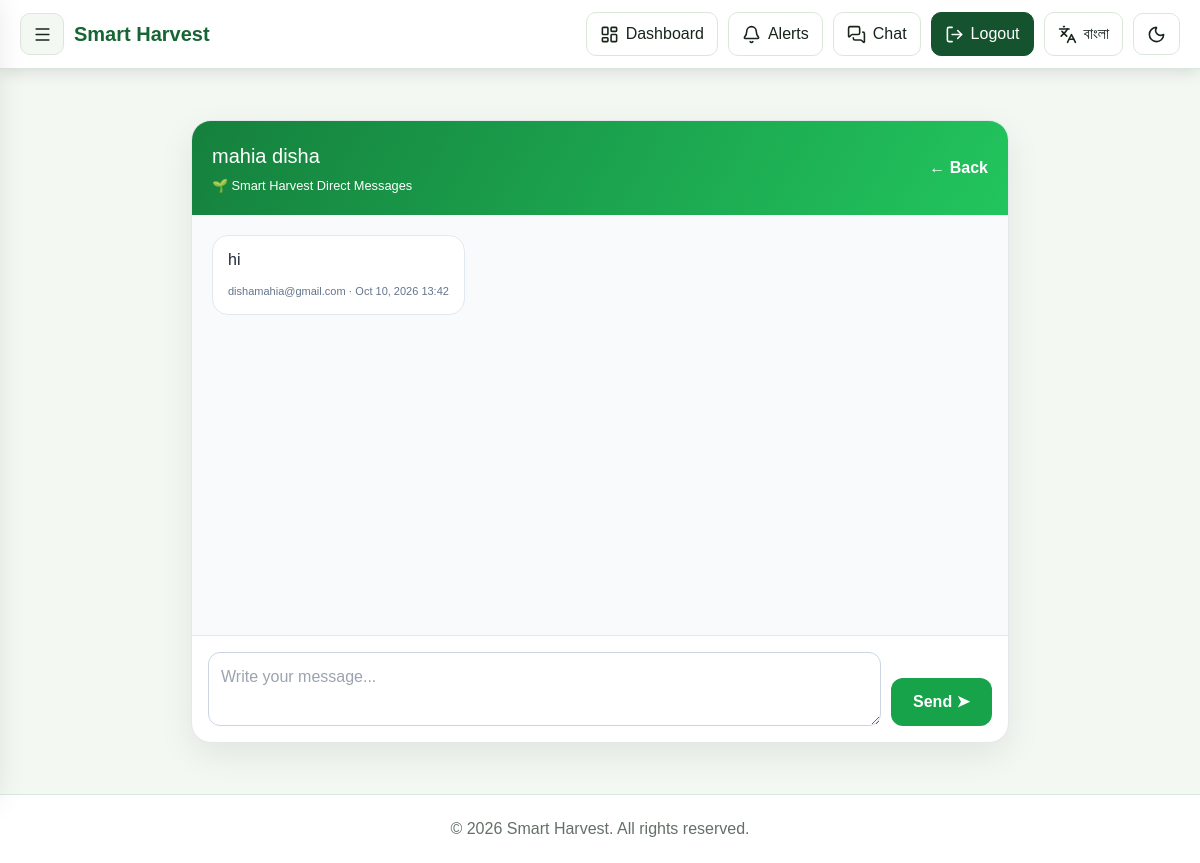
The page /chat/4/ (signed in) on the database its author committed.
### harvest_irregation/models.py (models this page shows, shortened)
class ChatMessage(models.Model):
    sender = models.ForeignKey(
        User,
        on_delete=models.CASCADE,
        related_name="sent_chat_messages",
    )
    receiver = models.ForeignKey(
        User,
        on_delete=models.CASCADE,
        related_name="received_chat_messages",
    )
    message = models.TextField(
        max_length=5000,
    )
    created_at = models.DateTimeField(
        auto_now_add=True,
    )
    is_read = models.BooleanField(
        default=False,
    )
    class Meta:
        ordering = ["created_at"]

### harvest_irregation/views.py (the view, shortened to what this page needs)
@login_required
def direct_chat(request, user_id):
    other_user = get_object_or_404(
        User,
        pk=user_id,
        is_active=True
    )
    if other_user.pk == request.user.pk:
        messages.error(request, "You cannot chat with yourself.")
        return redirect("farmers")
    chat_messages = ChatMessage.objects.filter(
        Q(sender=request.user, receiver=other_user)
        | Q(sender=other_user, receiver=request.user)
    ).select_related("sender", "receiver").order_by("created_at")
    ChatMessage.objects.filter(
        sender=other_user,
        receiver=request.user,
        is_read=False
    ).update(is_read=True)
    return render(request, "chat.html", {
        "other_user": other_user,
        "chat_messages": chat_messages,
    })

### templates/chat.html (shortened to what this page needs)
{% extends "base.html" %}
{% block content %}
<div class="chat-page">
    <div class="chat-card">
        <header class="chat-header">
            <div>
                <h2>
                    {{ other_user.get_full_name|default:other_user.username }}
                </h2>
                <small>🌱 Smart Harvest Direct Messages</small>
            </div>
            <a href="{% url 'farmers' %}">← Back</a>
        </header>
        <div class="chat-messages" id="chatMessages">
            {% for msg in chat_messages %}
                <div class="message-row {% if msg.sender_id == request.user.id %}mine{% endif %}">
                    <div class="bubble">
                        <p>{{ msg.message }}</p>
                        <small>
                            {% if msg.sender_id == request.user.id %}
                                You ·
                            {% else %}
                                {{ msg.sender.username }} ·
                            {% endif %}
                            {{ msg.created_at|date:"M d, Y H:i" }}
                        </small>
                    </div>
                </div>
            {% empty %}
                <p class="empty-chat">
                    🌱 No messages yet. Start your conversation!
                </p>
            {% endfor %}
        </div>
        <form method="post" class="chat-form" id="chatForm">
            <textarea
                name="message"
                id="messageInput"
                placeholder="Write your message..."
                maxlength="5000"
                required
                aria-label="Your message"
            ></textarea>
            <button type="submit" id="sendButton">
                Send ➤
            </button>
        </form>
    </div>
</div>
{% endblock %}

### templates/chat.html (style rules this page uses)
.chat-page { max-width: 850px; margin: 35px auto; padding: 16px; }
.chat-card { background: var(--card-bg, #fff); color: var(--text-color, #1f2937); border: 1px solid #e5e7eb; border-radius: 20px; overflow: hidden; box-shadow: 0 12px 35px rgba(0, 0, 0, 0.08); }
.chat-header { padding: 20px; background: linear-gradient(120deg, #15803d, #22c55e); color: white; display: flex; align-items: center; justify-content: space-between; gap: 12px; }
.chat-header h2 { margin: 0; font-size: 1.25rem; overflow-wrap: anywhere; }
.chat-header small { display: block; margin-top: 5px; }
.chat-header a { color: white; text-decoration: none; white-space: nowrap; font-weight: 600; }
.chat-messages { height: 420px; overflow-y: auto; padding: 20px; background: #f8fafc; display: flex; flex-direction: column; gap: 14px; scroll-behavior: smooth; }
.message-row { display: flex; }
.bubble { max-width: 78%; padding: 12px 15px; border-radius: 16px; background: white; border: 1px solid #e2e8f0; overflow-wrap: anywhere; animation: appear 0.2s ease; }
.bubble p { margin: 0 0 6px; white-space: pre-wrap; overflow-wrap: anywhere; }
.bubble small { color: #64748b; font-size: 11px; }
.chat-form { display: flex; gap: 10px; padding: 16px; border-top: 1px solid #e5e7eb; align-items: flex-end; }
.chat-form textarea { flex: 1; min-width: 0; resize: vertical; min-height: 48px; max-height: 120px; border: 1px solid #cbd5e1; border-radius: 12px; padding: 12px; font: inherit; outline: none; }
.chat-form button { border: 0; border-radius: 12px; min-height: 48px; padding: 0 22px; background: #16a34a; color: white; font-weight: 600; cursor: pointer; }

### templates/base.html (style rules this page uses)
:root { --primary: #14532d; --primary-light: #166534; --bg: #f4f8f3; --surface: #ffffff; --text: #17251b; --muted: #647067; --border: #dce7dc; --shadow: rgba(0, 0, 0, 0.12); }
* { box-sizing: border-box; }
html { min-height: 100%; scroll-behavior: smooth; overflow-x: hidden; }
body { margin: 0; min-height: 100vh; overflow-x: hidden; background: var(--bg); color: var(--text); font-family: Arial, Helvetica, sans-serif; transition: background .3s, color .3s; }
a { text-decoration: none; }
button { font: inherit; }

### rows shown on the page
ChatMessage: message "hi", sender.username "dishamahia@gmail.com", created_at "Oct 10, 2026 13:42"

### other values the page prints
{{ other_user.get_full_name|default:other_user.username }} "mahia disha"
